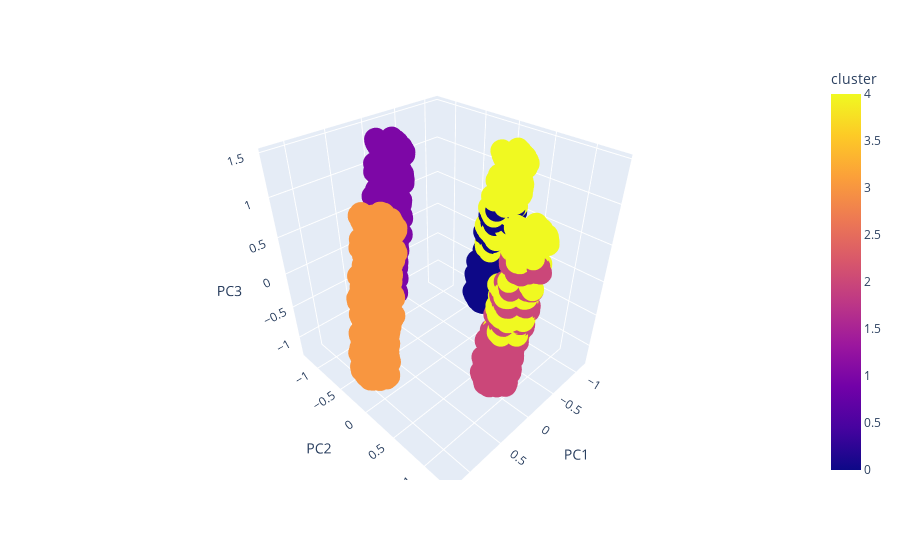

Notebook source saved alongside this figure:
### Code cell
df_vector = pd.DataFrame(llibres['vector'].tolist())

# Columna de clusters
df_cluster = pd.DataFrame(llibres['cluster'].tolist(), columns=['cluster'])

# PCA with 3 components
pca = PCA(n_components=3)
principalComponents = pca.fit_transform(df_vector)
principalDf = pd.DataFrame(data=principalComponents, columns=['PC1', 'PC2', 'PC3'])

# Unir los componentes principales con la información del cluster
finalDf = pd.concat([principalDf, df_cluster], axis=1)

# Plot a 3D interactive plot
import plotly.express as px
fig = px.scatter_3d(finalDf, x='PC1', y='PC2', z='PC3', color='cluster')

# Guardar el gráfico
fig.write_html('pca_llibres_cluster_3d.html')
fig.show()

### Figure 1 — Plotly figure (JSON) as saved in the notebook; plotly's stock layout.template omitted (floating-point values rounded to 4 significant figures; data arrays with more than 128 entries replaced by an {"elided": "..."} marker saying what was removed)
{"data": [{"hovertemplate": "PC1=%{x}<br>PC2=%{y}<br>PC3=%{z}<br>cluster=%{marker.color}<extra></extra>", "legendgroup": "", "marker": {"color": {"elided": "15666 int values"}, "coloraxis": "coloraxis", "symbol": "circle"}, "mode": "markers", "name": "", "scene": "scene", "showlegend": false, "type": "scatter3d", "x": {"elided": "15666 float values"}, "y": {"elided": "15666 float values"}, "z": {"elided": "15666 float values"}}], "layout": {"coloraxis": {"colorbar": {"title": {"text": "cluster"}}, "colorscale": [[0, "#0d0887"], [0.1111, "#46039f"], [0.2222, "#7201a8"], [0.3333, "#9c179e"], [0.4444, "#bd3786"], [0.5556, "#d8576b"], [0.6667, "#ed7953"], [0.7778, "#fb9f3a"], [0.8889, "#fdca26"], [1, "#f0f921"]]}, "legend": {"tracegroupgap": 0}, "margin": {"t": 60}, "scene": {"domain": {"x": [0, 1], "y": [0, 1]}, "xaxis": {"title": {"text": "PC1"}}, "yaxis": {"title": {"text": "PC2"}}, "zaxis": {"title": {"text": "PC3"}}}}}
